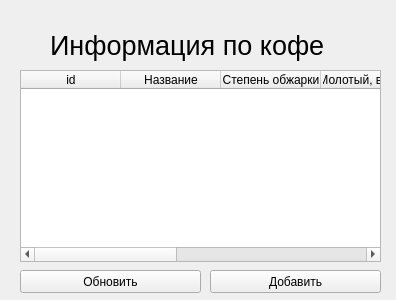
<?xml version="1.0" encoding="UTF-8"?>
<ui version="4.0">
 <class>Form</class>
 <widget class="QWidget" name="Form">
  <property name="geometry">
   <rect>
    <x>0</x>
    <y>0</y>
    <width>396</width>
    <height>300</height>
   </rect>
  </property>
  <property name="windowTitle">
   <string>Form</string>
  </property>
  <widget class="QPushButton" name="pushButton">
   <property name="geometry">
    <rect>
     <x>20</x>
     <y>270</y>
     <width>181</width>
     <height>23</height>
    </rect>
   </property>
   <property name="text">
    <string>Обновить</string>
   </property>
  </widget>
  <widget class="QLabel" name="label">
   <property name="geometry">
    <rect>
     <x>50</x>
     <y>30</y>
     <width>331</width>
     <height>31</height>
    </rect>
   </property>
   <property name="font">
    <font>
     <pointsize>20</pointsize>
    </font>
   </property>
   <property name="text">
    <string>Информация по кофе</string>
   </property>
  </widget>
  <widget class="QTableWidget" name="tableWidget">
   <property name="geometry">
    <rect>
     <x>20</x>
     <y>70</y>
     <width>361</width>
     <height>192</height>
    </rect>
   </property>
   <column>
    <property name="text">
     <string>id</string>
    </property>
   </column>
   <column>
    <property name="text">
     <string>Название</string>
    </property>
   </column>
   <column>
    <property name="text">
     <string>Степень обжарки</string>
    </property>
   </column>
   <column>
    <property name="text">
     <string>Молотый, в зернах</string>
    </property>
   </column>
   <column>
    <property name="text">
     <string>Описание вкуса</string>
    </property>
   </column>
   <column>
    <property name="text">
     <string>Цена</string>
    </property>
   </column>
   <column>
    <property name="text">
     <string>Объём упаковки</string>
    </property>
   </column>
  </widget>
  <widget class="QPushButton" name="pushButton_2">
   <property name="geometry">
    <rect>
     <x>210</x>
     <y>270</y>
     <width>171</width>
     <height>23</height>
    </rect>
   </property>
   <property name="text">
    <string>Добавить</string>
   </property>
  </widget>
 </widget>
 <resources/>
 <connections/>
</ui>
